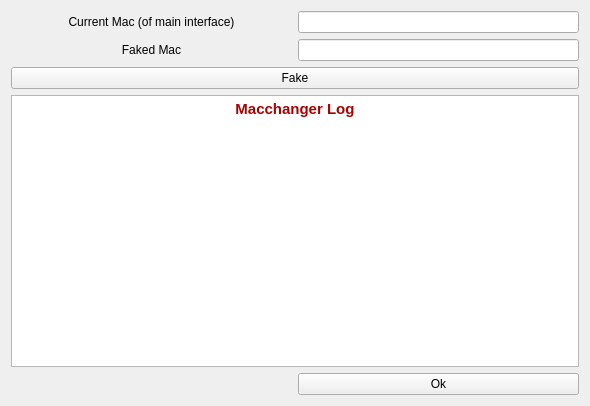
<?xml version="1.0" encoding="UTF-8"?>
<ui version="4.0">
 <class>Macchanger</class>
 <widget class="QWidget" name="Macchanger">
  <property name="windowModality">
   <enum>Qt::ApplicationModal</enum>
  </property>
  <property name="geometry">
   <rect>
    <x>0</x>
    <y>0</y>
    <width>590</width>
    <height>406</height>
   </rect>
  </property>
  <property name="windowTitle">
   <string>MACChanger</string>
  </property>
  <layout class="QGridLayout" name="gridLayout">
   <item row="0" column="0">
    <widget class="QLabel" name="label">
     <property name="text">
      <string>Current Mac (of main interface)</string>
     </property>
     <property name="alignment">
      <set>Qt::AlignCenter</set>
     </property>
    </widget>
   </item>
   <item row="0" column="1">
    <widget class="QLineEdit" name="lineEditCurrentMac">
     <property name="font">
      <font>
       <italic>true</italic>
      </font>
     </property>
     <property name="alignment">
      <set>Qt::AlignCenter</set>
     </property>
     <property name="readOnly">
      <bool>true</bool>
     </property>
    </widget>
   </item>
   <item row="1" column="0">
    <widget class="QLabel" name="label_2">
     <property name="text">
      <string>Faked Mac</string>
     </property>
     <property name="alignment">
      <set>Qt::AlignCenter</set>
     </property>
    </widget>
   </item>
   <item row="1" column="1">
    <widget class="QLineEdit" name="lineEditFakedMac">
     <property name="alignment">
      <set>Qt::AlignCenter</set>
     </property>
    </widget>
   </item>
   <item row="2" column="0" colspan="2">
    <widget class="QPushButton" name="pushButtonFake">
     <property name="text">
      <string>Fake</string>
     </property>
     <property name="icon">
      <iconset resource="../icons.qrc">
       <normaloff>:/icons/icons/clean.png</normaloff>:/icons/icons/clean.png</iconset>
     </property>
    </widget>
   </item>
   <item row="3" column="0" colspan="2">
    <widget class="QTextEdit" name="textEdit">
     <property name="readOnly">
      <bool>true</bool>
     </property>
     <property name="html">
      <string>&lt;!DOCTYPE HTML PUBLIC &quot;-//W3C//DTD HTML 4.0//EN&quot; &quot;http://www.w3.org/TR/REC-html40/strict.dtd&quot;&gt;
&lt;html&gt;&lt;head&gt;&lt;meta name=&quot;qrichtext&quot; content=&quot;1&quot; /&gt;&lt;style type=&quot;text/css&quot;&gt;
p, li { white-space: pre-wrap; }
&lt;/style&gt;&lt;/head&gt;&lt;body style=&quot; font-family:'Ubuntu'; font-size:11pt; font-weight:400; font-style:normal;&quot;&gt;
&lt;table border=&quot;0&quot; style=&quot;-qt-table-type: root; margin-top:4px; margin-bottom:4px; margin-left:4px; margin-right:4px;&quot;&gt;
&lt;tr&gt;
&lt;td style=&quot;border: none;&quot;&gt;
&lt;p align=&quot;center&quot; style=&quot; margin-top:0px; margin-bottom:0px; margin-left:0px; margin-right:0px; -qt-block-indent:0; text-indent:0px;&quot;&gt;&lt;span style=&quot; font-weight:600; color:#aa0000;&quot;&gt;Macchanger Log&lt;/span&gt;&lt;/p&gt;
&lt;p align=&quot;center&quot; style=&quot;-qt-paragraph-type:empty; margin-top:0px; margin-bottom:0px; margin-left:0px; margin-right:0px; -qt-block-indent:0; text-indent:0px; font-weight:600; color:#aa0000;&quot;&gt;&lt;/p&gt;
&lt;p align=&quot;center&quot; style=&quot;-qt-paragraph-type:empty; margin-top:0px; margin-bottom:0px; margin-left:0px; margin-right:0px; -qt-block-indent:0; text-indent:0px; color:#aa0000;&quot;&gt;&lt;/p&gt;&lt;/td&gt;&lt;/tr&gt;&lt;/table&gt;&lt;/body&gt;&lt;/html&gt;</string>
     </property>
     <property name="textInteractionFlags">
      <set>Qt::TextBrowserInteraction</set>
     </property>
    </widget>
   </item>
   <item row="5" column="0">
    <spacer name="horizontalSpacer">
     <property name="orientation">
      <enum>Qt::Horizontal</enum>
     </property>
     <property name="sizeHint" stdset="0">
      <size>
       <width>40</width>
       <height>20</height>
      </size>
     </property>
    </spacer>
   </item>
   <item row="5" column="1">
    <widget class="QPushButton" name="pushButtonOk">
     <property name="sizePolicy">
      <sizepolicy hsizetype="Minimum" vsizetype="Fixed">
       <horstretch>0</horstretch>
       <verstretch>0</verstretch>
      </sizepolicy>
     </property>
     <property name="text">
      <string>Ok</string>
     </property>
     <property name="icon">
      <iconset resource="../icons.qrc">
       <normaloff>:/icons/icons/clean.png</normaloff>:/icons/icons/clean.png</iconset>
     </property>
    </widget>
   </item>
  </layout>
 </widget>
 <resources>
  <include location="../icons.qrc"/>
 </resources>
 <connections>
  <connection>
   <sender>pushButtonOk</sender>
   <signal>clicked()</signal>
   <receiver>Macchanger</receiver>
   <slot>close()</slot>
   <hints>
    <hint type="sourcelabel">
     <x>319</x>
     <y>341</y>
    </hint>
    <hint type="destinationlabel">
     <x>183</x>
     <y>318</y>
    </hint>
   </hints>
  </connection>
 </connections>
</ui>
